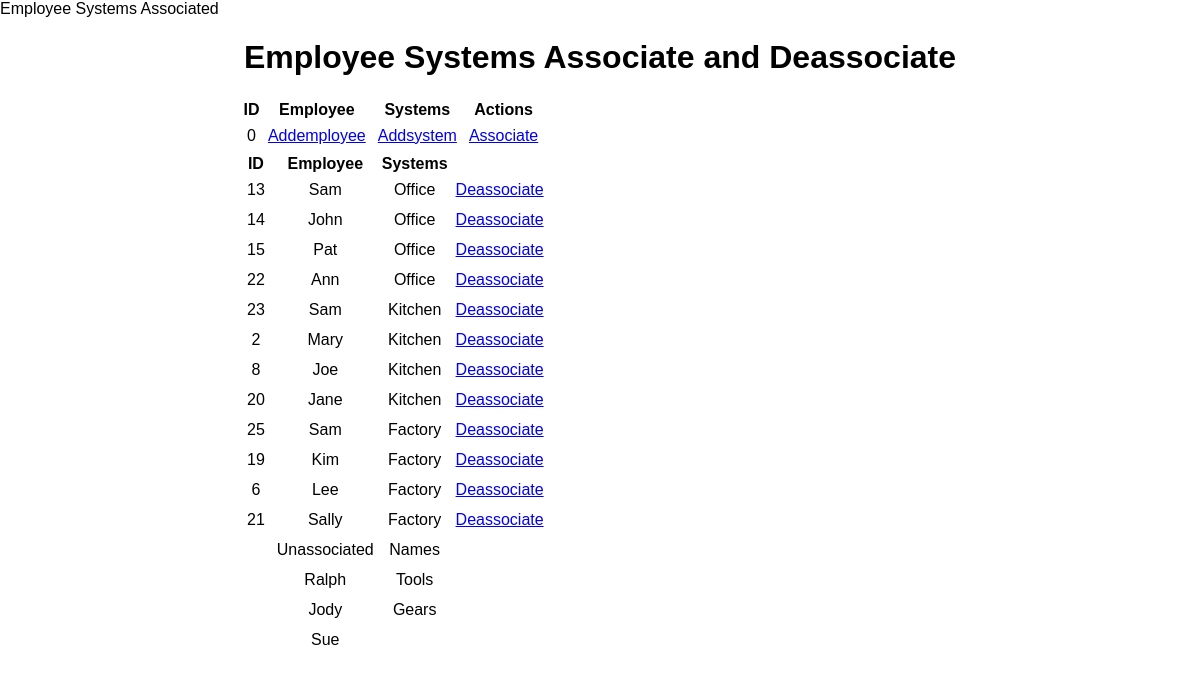
Before: / with the older database file.
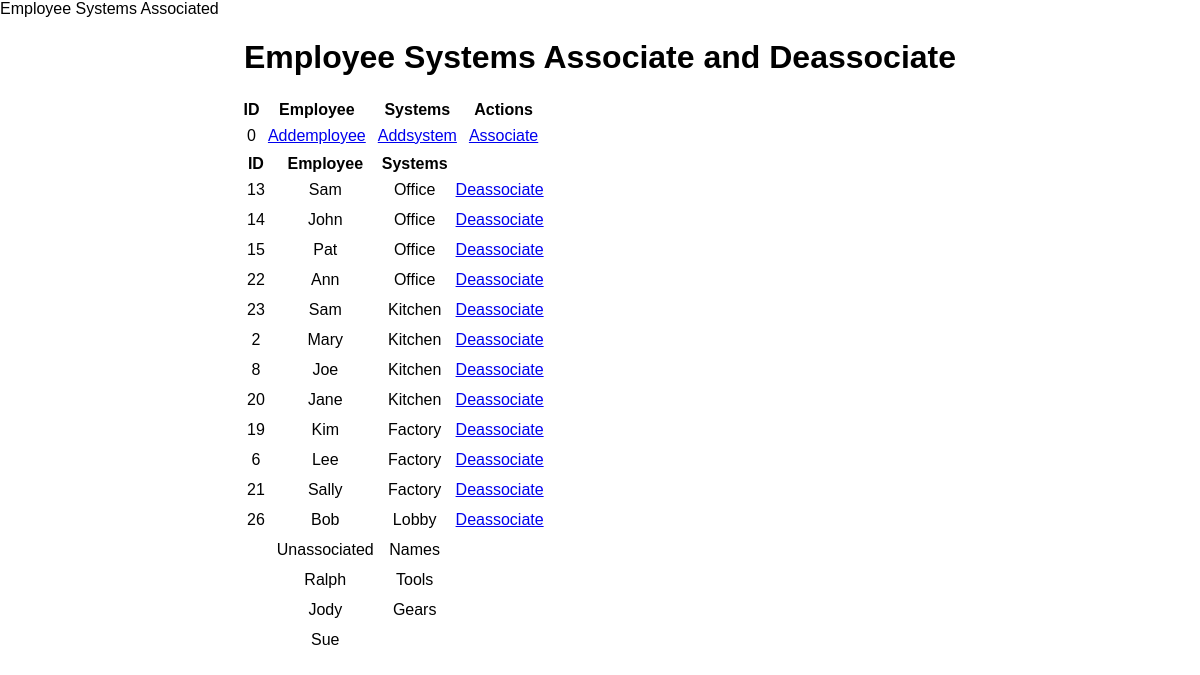
After: the same page with the newer database file.
### app.py (models this page shows, shortened)
class Blanknames(db.Model):
    id = db.Column(db.Integer, primary_key=True)
    empName = db.Column(db.String(200), default='.')
    sysName = db.Column(db.String(200), default='.')
    date_created = db.Column(db.DateTime, default=datetime.utcnow)

class Associated(db.Model):
    id = db.Column(db.Integer, primary_key=True)
    empKey = db.Column(db.Integer)
    sysKey = db.Column(db.Integer)

class Employee(db.Model):
    empKey = db.Column(db.Integer, primary_key=True)
    empName = db.Column(db.String(200), nullable=False)

class Systems(db.Model):
    sysKey = db.Column(db.Integer, primary_key=True)
    sysName = db.Column(db.String(200), nullable=False)

### app.py (the view)
@app.route('/', methods=['POST', 'GET'])
def index():
    if request.method == 'POST':
        emp_content = request.form['empName']
        if emp_content is not None:
            new_task1 = Employee(empName=emp_content)
            try:
                db.session.add(new_task1)
                db.session.commit()
                return redirect('/')
            except:
                return 'There was an issue adding your Employee'
        sys_content = request.form['sysName']
        if sys_content is not None:
            new_task2 = Systems(sysName=sys_content)
            try:
                db.session.add(new_task2)
                db.session.commit()
                return redirect('/')
            except:
                return 'There was an issue adding your System'
        a_sys_content = request.form['AsysName']
        d_sys_content = request.form['DsysName']
        a_emp_content = request.form['DsysName']
        d_emp_content = request.form['DsysName']
        if a_sys_content is not None and a_emp_content is not None:
            con = engine.connect()
            statement = "INSERT INTO Associated(empKey, sysKey) select empKey, sysKey from Employee, Systems where empName ='" + emp_content + "' and sysName ='" + sys_content + "'"
            con.execute(statement)
        if d_sys_content is not None and d_emp_content is not None:
            con = engine.connect()
            statement = "delete from Associated where id in (select id from company.empsys where empName ='" + d_emp_content + "' and sysName ='" + d_sys_content + "')"
            con.execute(statement)
    else:
            tasks = Blanknames.query.order_by(Blanknames.id).all()
            con = engine.connect()
            statement = "select * from empsys order by 3,2"
            trans = con.execute(statement)
            statement = "select * from Employee where empKey not in (select empKey from Associated)"
            empnames = con.execute(statement)
            statement = "select * from Systems where sysKey not in (select sysKey from Associated)"
            sysnames = con.execute(statement)
            emparr = []
            for name in empnames:
                emparr.append(name.empName)
            sysarr = []
            for name in sysnames:
                sysarr.append(name.sysName)
            arr = []
            for i in range(0,max(len(emparr),len(sysarr))):
                arr.append({"empName": "", "sysName": ""})
            for i in range(0,len(emparr)):
                arr[i]["empName"] = emparr[i]
            for i in range(0,len(sysarr)):
                arr[i]["sysName"] = sysarr[i]
            names = arr
            return render_template('index.html', tasks=tasks,trans=trans,names=names)

### templates/index.html (shortened to what this page needs)
{% extends 'base.html' %}
{% block head %}
<title>Employee Systems Associated</title>
{% endblock %}
{% block body %}
<div class="content">
    <h1 style="text-align: center">Employee Systems Associate and Deassociate</h1>
    {% if tasks|length < 1 %}
    <h4 style="text-align: center">Enter</h4>
    {% else %}
    <table style="margin-left: 20%">
        <tr>
            <th>ID</th>
            <th>Employee</th>
            <th>Systems</th>
            <th>Actions</th>
        </tr>
        {% for task in tasks %}
            <tr>
                <td>{{ task.id}}</td>
                <td>
                        <a href="/emp/">Addemployee</a>
                    </td>
                    <td>
                            <a href="/sys/">Addsystem</a>
                        </td>
                <td>
                    <a href="/update/">Associate</a>
                </td>
            </tr>
        {% endfor %}
    </table>
    <table style="margin-left: 20%">
        <tr>
            <th>ID</th> <th>Employee</th> <th>Systems</th>
        </tr>
        {% for tran in trans %}
            <tr>
                <td>{{tran.id}}</td> <td>{{tran.empName}}</td> <td>{{tran.sysName}}</td>
                <td>
                    <a href="/delete/{{tran.id}}">Deassociate</a>
                </td>
            </tr>
        {% endfor %}
            <tr>
                <td></td> <td>Unassociated</td> <td>Names</td>
            </tr>
        {% for name in names %}
            <tr>
                <td></td> <td>{{name.empName}}</td> <td>{{name.sysName}}</td>
                <td>
                </td>
            </tr>
        {% endfor %}
    </table>
    {% endif %}
</div>
{% endblock %}

### templates/base.html (shortened to what this page needs)
<!DOCTYPE html>
<html lang="en">
<head>
    <link rel="stylesheet" href="{{ url_for('static', filename='css/main.css') }}"
    {% block head %}{% endblock %}
</head>
<body>
    {% block body %}{% endblock %}
</body>
</html>

### static/css/main.css (style rules this page uses)
body { margin: 0; font-family: sans-serif; }
td { text-align: center; padding: 5px; }

Changed rows visible on the page:
removed Associated: id "25", empName "Sam", sysName "Factory"
added Associated: id "26", empName "Bob", sysName "Lobby"
